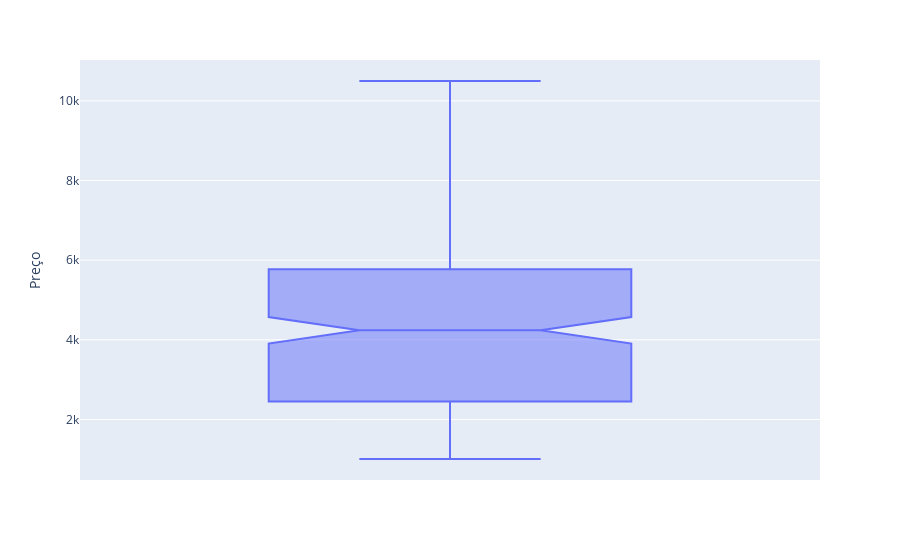

The code cell stored with this chart in its notebook:
### Code cell
fig = px.box(dados_gerais.query("Categoria == 'Notebook' and Loja == 'Amazon'"), y="Preço", notched=True)
fig.show()

### Figure 1 — Plotly figure (JSON) as saved in the notebook; plotly's stock layout.template omitted (floating-point values rounded to 4 significant figures; data arrays with more than 128 entries replaced by an {"elided": "..."} marker saying what was removed)
{"data": [{"alignmentgroup": "True", "hovertemplate": "Preço=%{y}<extra></extra>", "legendgroup": "", "marker": {"color": "#636efa"}, "name": "", "notched": true, "offsetgroup": "", "orientation": "v", "showlegend": false, "type": "box", "x0": " ", "xaxis": "x", "y": {"elided": "246 float values"}, "y0": " ", "yaxis": "y"}], "layout": {"boxmode": "group", "legend": {"tracegroupgap": 0}, "margin": {"t": 60}, "xaxis": {"anchor": "y", "domain": [0, 1]}, "yaxis": {"anchor": "x", "domain": [0, 1], "title": {"text": "Preço"}}}}
